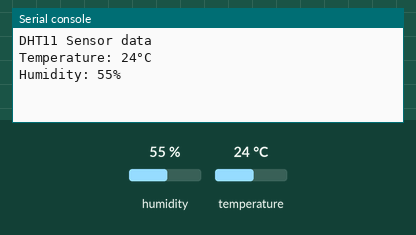
Bench run of a program on a simulated Raspberry Pi Pico running MicroPython. Shown: the last lines printed to the serial console. The inputs (shaded band) are chosen by the test bench; at power-on: humidity 55 %, temperature 24 °C.

Above: at 1.2 s.
1.3 s: humidity set to 22 %
At 3.2 s:
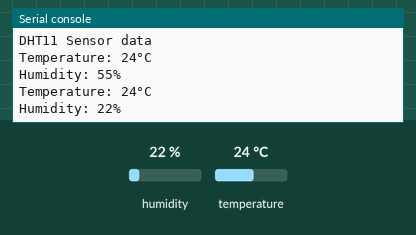
4.0 s: temperature set to 12 °C
At 4.4 s:
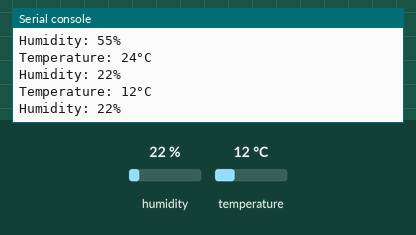
6.7 s: humidity set to 40 %
At 9.1 s:
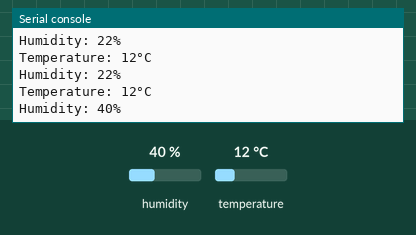
Timing chart, 0 to 10.6 s (numbered marks = the images above; inputs shaded):
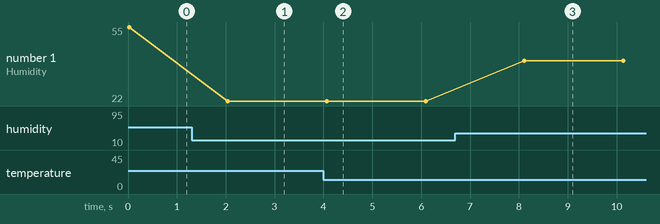

Measured:
- after the input at 1.3 s, the serial console: prints a new line after 0.75 s (image 1)
- after the input at 4.0 s, the serial console: prints a new line after 0.07 s (image 2)
- after the input at 6.7 s, the serial console: prints a new line after 1.4 s (image 3)
- plotted number 1: 55 → 22 after the input at 1.3 s, 22 → 40 after the input at 6.7 s

The program:

dht11.py
```python
from machine import Pin
from time import sleep
import dht

dataPin = Pin(2, Pin.OUT) #Connect the dht's data pin to GPIO2 of the pico w

sensor = dht.DHT11(dataPin)

print('DHT11 Sensor data')

while True:
    try:
        sensor.measure()
        tempC = sensor.temperature()
        hum = sensor.humidity()
        print(f'Temperature: {tempC}°C')
        print(f'Humidity: {hum}%')
    except OSError as e:
        print(f'Failed to read sensor: {e}')

    sleep(2) #delay for 2 seconds before reading data again
```
